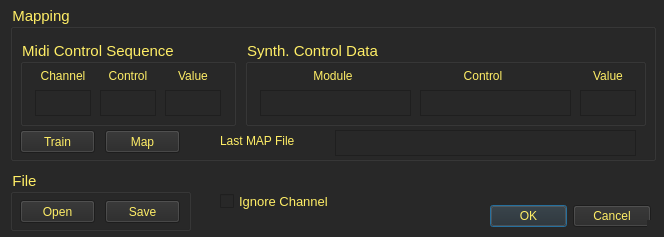
<?xml version="1.0" encoding="UTF-8"?>
<ui version="4.0">
 <class>Dialog_KbdControlMap</class>
 <widget class="QDialog" name="Dialog_KbdControlMap">
  <property name="geometry">
   <rect>
    <x>0</x>
    <y>0</y>
    <width>664</width>
    <height>237</height>
   </rect>
  </property>
  <property name="windowTitle">
   <string>Set Keyboard Controls Mapping</string>
  </property>
  <property name="windowIcon">
   <iconset>
    <normaloff>images/music.png</normaloff>images/music.png</iconset>
  </property>
  <property name="toolTip">
   <string>&lt;html&gt;&lt;head/&gt;&lt;body&gt;&lt;p&gt;&lt;span style=&quot; color:#0055ff;&quot;&gt;Use this dialog to map a MIDI controller keyboard knobs, sliders and pusbuttons MIDI control codes to the Modular Synthesizer knobs,sliders, pushbuttons and other function.&lt;/span&gt;&lt;/p&gt;&lt;/body&gt;&lt;/html&gt;</string>
  </property>
  <property name="styleSheet">
   <string notr="true">color: rgb(255, 238, 102);background-color: rgb(40, 40, 40);</string>
  </property>
  <property name="sizeGripEnabled">
   <bool>true</bool>
  </property>
  <widget class="QDialogButtonBox" name="buttonBox_dialogKbdControlSequences">
   <property name="geometry">
    <rect>
     <x>490</x>
     <y>200</y>
     <width>161</width>
     <height>32</height>
    </rect>
   </property>
   <property name="orientation">
    <enum>Qt::Horizontal</enum>
   </property>
   <property name="standardButtons">
    <set>QDialogButtonBox::Cancel|QDialogButtonBox::Ok</set>
   </property>
  </widget>
  <widget class="QGroupBox" name="groupBox_KbdKontrolMapMapping">
   <property name="geometry">
    <rect>
     <x>10</x>
     <y>5</y>
     <width>646</width>
     <height>156</height>
    </rect>
   </property>
   <property name="font">
    <font>
     <pointsize>11</pointsize>
    </font>
   </property>
   <property name="title">
    <string>Mapping</string>
   </property>
   <widget class="QGroupBox" name="groupBox_midiControlSequenceData">
    <property name="geometry">
     <rect>
      <x>10</x>
      <y>35</y>
      <width>216</width>
      <height>86</height>
     </rect>
    </property>
    <property name="font">
     <font>
      <pointsize>11</pointsize>
     </font>
    </property>
    <property name="autoFillBackground">
     <bool>false</bool>
    </property>
    <property name="title">
     <string>Midi Control Sequence</string>
    </property>
    <widget class="QTextEdit" name="textEdit_midiControlSequenceData_ch">
     <property name="geometry">
      <rect>
       <x>15</x>
       <y>50</y>
       <width>56</width>
       <height>26</height>
      </rect>
     </property>
     <property name="font">
      <font>
       <pointsize>10</pointsize>
      </font>
     </property>
     <property name="readOnly">
      <bool>true</bool>
     </property>
    </widget>
    <widget class="QLabel" name="label_midiControlSequenceData_ch">
     <property name="geometry">
      <rect>
       <x>10</x>
       <y>25</y>
       <width>66</width>
       <height>21</height>
      </rect>
     </property>
     <property name="text">
      <string>Channel</string>
     </property>
     <property name="alignment">
      <set>Qt::AlignCenter</set>
     </property>
    </widget>
    <widget class="QTextEdit" name="textEdit_midiControlSequenceData_controlNum">
     <property name="geometry">
      <rect>
       <x>80</x>
       <y>50</y>
       <width>56</width>
       <height>26</height>
      </rect>
     </property>
     <property name="font">
      <font>
       <pointsize>10</pointsize>
      </font>
     </property>
     <property name="readOnly">
      <bool>true</bool>
     </property>
    </widget>
    <widget class="QLabel" name="label_midiControlSequenceData_ch_2">
     <property name="geometry">
      <rect>
       <x>80</x>
       <y>25</y>
       <width>56</width>
       <height>21</height>
      </rect>
     </property>
     <property name="text">
      <string>Control</string>
     </property>
     <property name="alignment">
      <set>Qt::AlignCenter</set>
     </property>
    </widget>
    <widget class="QTextEdit" name="textEdit_midiControlSequenceData_val">
     <property name="geometry">
      <rect>
       <x>145</x>
       <y>50</y>
       <width>56</width>
       <height>26</height>
      </rect>
     </property>
     <property name="font">
      <font>
       <pointsize>10</pointsize>
      </font>
     </property>
     <property name="readOnly">
      <bool>true</bool>
     </property>
    </widget>
    <widget class="QLabel" name="label_midiControlSequenceData_val">
     <property name="geometry">
      <rect>
       <x>145</x>
       <y>25</y>
       <width>56</width>
       <height>21</height>
      </rect>
     </property>
     <property name="text">
      <string>Value</string>
     </property>
     <property name="alignment">
      <set>Qt::AlignCenter</set>
     </property>
    </widget>
   </widget>
   <widget class="QGroupBox" name="groupBox_synthControlData">
    <property name="geometry">
     <rect>
      <x>235</x>
      <y>35</y>
      <width>401</width>
      <height>86</height>
     </rect>
    </property>
    <property name="font">
     <font>
      <pointsize>11</pointsize>
     </font>
    </property>
    <property name="autoFillBackground">
     <bool>false</bool>
    </property>
    <property name="title">
     <string>Synth. Control Data</string>
    </property>
    <widget class="QTextEdit" name="textEdit_synthControlData_module">
     <property name="geometry">
      <rect>
       <x>15</x>
       <y>50</y>
       <width>151</width>
       <height>26</height>
      </rect>
     </property>
     <property name="font">
      <font>
       <pointsize>10</pointsize>
      </font>
     </property>
     <property name="readOnly">
      <bool>true</bool>
     </property>
    </widget>
    <widget class="QLabel" name="label_synthControlData_module">
     <property name="geometry">
      <rect>
       <x>60</x>
       <y>25</y>
       <width>56</width>
       <height>21</height>
      </rect>
     </property>
     <property name="text">
      <string>Module</string>
     </property>
     <property name="alignment">
      <set>Qt::AlignCenter</set>
     </property>
    </widget>
    <widget class="QTextEdit" name="textEdit_synthControlData_controlId">
     <property name="geometry">
      <rect>
       <x>175</x>
       <y>50</y>
       <width>151</width>
       <height>26</height>
      </rect>
     </property>
     <property name="font">
      <font>
       <pointsize>10</pointsize>
      </font>
     </property>
     <property name="readOnly">
      <bool>true</bool>
     </property>
    </widget>
    <widget class="QLabel" name="label_synthControlData_controlId">
     <property name="geometry">
      <rect>
       <x>210</x>
       <y>25</y>
       <width>56</width>
       <height>21</height>
      </rect>
     </property>
     <property name="text">
      <string>Control</string>
     </property>
     <property name="alignment">
      <set>Qt::AlignCenter</set>
     </property>
    </widget>
    <widget class="QTextEdit" name="textEdit_synthControlData_val">
     <property name="geometry">
      <rect>
       <x>335</x>
       <y>50</y>
       <width>56</width>
       <height>26</height>
      </rect>
     </property>
     <property name="font">
      <font>
       <pointsize>10</pointsize>
      </font>
     </property>
     <property name="readOnly">
      <bool>true</bool>
     </property>
    </widget>
    <widget class="QLabel" name="label_synthControlData_val">
     <property name="geometry">
      <rect>
       <x>335</x>
       <y>25</y>
       <width>56</width>
       <height>21</height>
      </rect>
     </property>
     <property name="text">
      <string>Value</string>
     </property>
     <property name="alignment">
      <set>Qt::AlignCenter</set>
     </property>
    </widget>
   </widget>
   <widget class="QPushButton" name="pushButton_kbdControlSequncesTrain">
    <property name="geometry">
     <rect>
      <x>10</x>
      <y>125</y>
      <width>75</width>
      <height>23</height>
     </rect>
    </property>
    <property name="text">
     <string>Train</string>
    </property>
    <property name="checkable">
     <bool>true</bool>
    </property>
   </widget>
   <widget class="QPushButton" name="pushButton_kbdControlSequncesMap">
    <property name="geometry">
     <rect>
      <x>95</x>
      <y>125</y>
      <width>75</width>
      <height>23</height>
     </rect>
    </property>
    <property name="text">
     <string>Map</string>
    </property>
    <property name="checkable">
     <bool>true</bool>
    </property>
   </widget>
   <widget class="QTextEdit" name="textEdit_synthControlData_lastMapFile">
    <property name="geometry">
     <rect>
      <x>325</x>
      <y>125</y>
      <width>301</width>
      <height>26</height>
     </rect>
    </property>
    <property name="font">
     <font>
      <pointsize>10</pointsize>
     </font>
    </property>
    <property name="readOnly">
     <bool>true</bool>
    </property>
   </widget>
   <widget class="QLabel" name="label_synthControlData_module_2">
    <property name="geometry">
     <rect>
      <x>210</x>
      <y>125</y>
      <width>96</width>
      <height>21</height>
     </rect>
    </property>
    <property name="text">
     <string>Last MAP File</string>
    </property>
    <property name="alignment">
     <set>Qt::AlignLeading|Qt::AlignLeft|Qt::AlignVCenter</set>
    </property>
   </widget>
  </widget>
  <widget class="QGroupBox" name="groupBox_kbdControlMapFile">
   <property name="geometry">
    <rect>
     <x>10</x>
     <y>170</y>
     <width>181</width>
     <height>61</height>
    </rect>
   </property>
   <property name="font">
    <font>
     <pointsize>11</pointsize>
    </font>
   </property>
   <property name="title">
    <string>File</string>
   </property>
   <widget class="QPushButton" name="pushButton_kbdControlFileOpen">
    <property name="geometry">
     <rect>
      <x>10</x>
      <y>30</y>
      <width>75</width>
      <height>23</height>
     </rect>
    </property>
    <property name="text">
     <string>Open</string>
    </property>
    <property name="checkable">
     <bool>true</bool>
    </property>
   </widget>
   <widget class="QPushButton" name="pushButton_kbdControlFileSave">
    <property name="geometry">
     <rect>
      <x>95</x>
      <y>30</y>
      <width>75</width>
      <height>23</height>
     </rect>
    </property>
    <property name="text">
     <string>Save</string>
    </property>
    <property name="checkable">
     <bool>true</bool>
    </property>
   </widget>
  </widget>
  <widget class="QCheckBox" name="checkBox_synthControlMap_ignoreChannel">
   <property name="enabled">
    <bool>false</bool>
   </property>
   <property name="geometry">
    <rect>
     <x>220</x>
     <y>186</y>
     <width>126</width>
     <height>31</height>
    </rect>
   </property>
   <property name="font">
    <font>
     <pointsize>10</pointsize>
    </font>
   </property>
   <property name="autoFillBackground">
    <bool>false</bool>
   </property>
   <property name="text">
    <string>Ignore Channel</string>
   </property>
  </widget>
 </widget>
 <resources/>
 <connections>
  <connection>
   <sender>buttonBox_dialogKbdControlSequences</sender>
   <signal>accepted()</signal>
   <receiver>Dialog_KbdControlMap</receiver>
   <slot>accept()</slot>
   <hints>
    <hint type="sourcelabel">
     <x>248</x>
     <y>254</y>
    </hint>
    <hint type="destinationlabel">
     <x>157</x>
     <y>274</y>
    </hint>
   </hints>
  </connection>
  <connection>
   <sender>buttonBox_dialogKbdControlSequences</sender>
   <signal>rejected()</signal>
   <receiver>Dialog_KbdControlMap</receiver>
   <slot>reject()</slot>
   <hints>
    <hint type="sourcelabel">
     <x>316</x>
     <y>260</y>
    </hint>
    <hint type="destinationlabel">
     <x>286</x>
     <y>274</y>
    </hint>
   </hints>
  </connection>
 </connections>
</ui>
